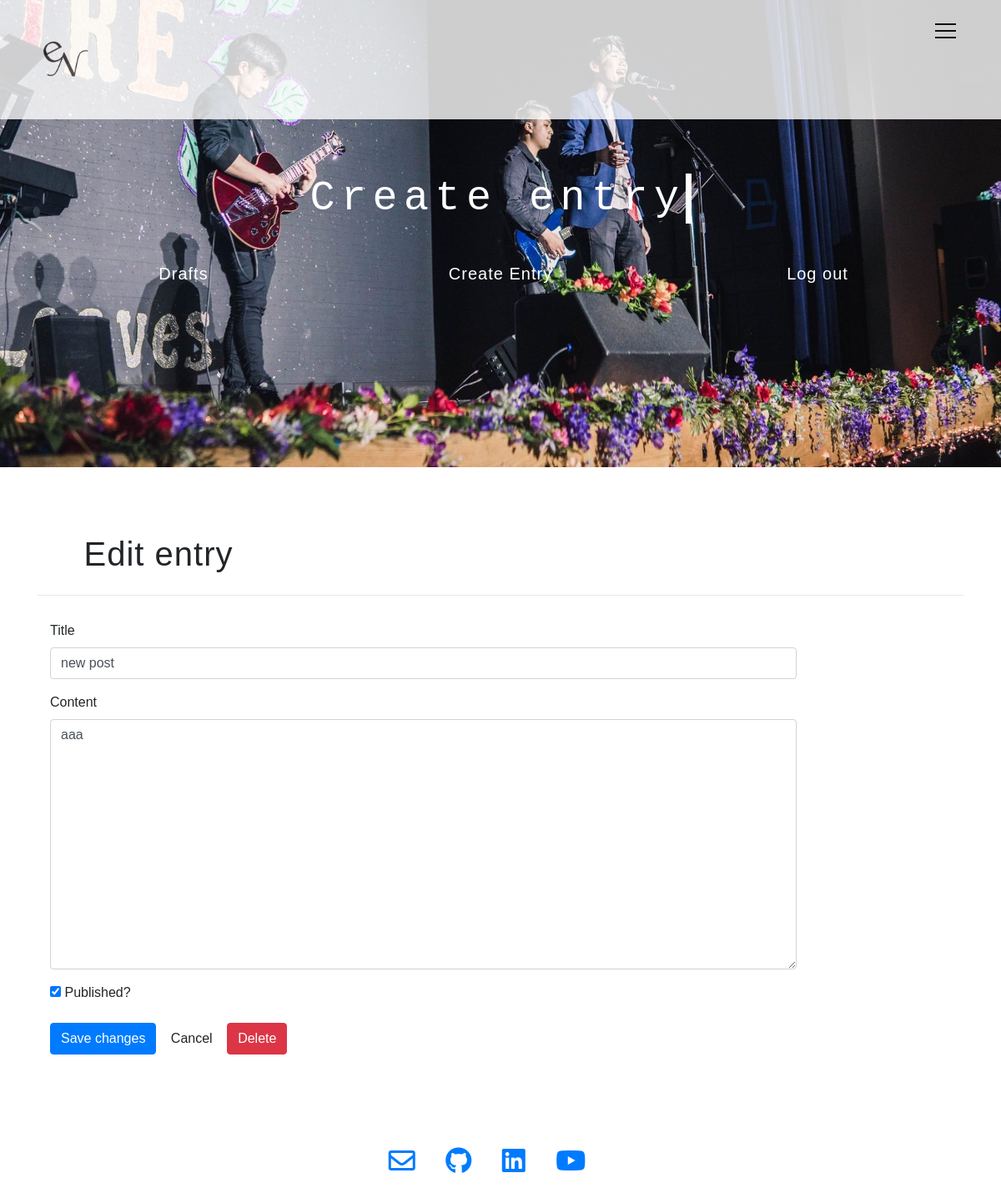
/blog/new-post/edit/ (signed in), run on an earlier commit of the app's database.
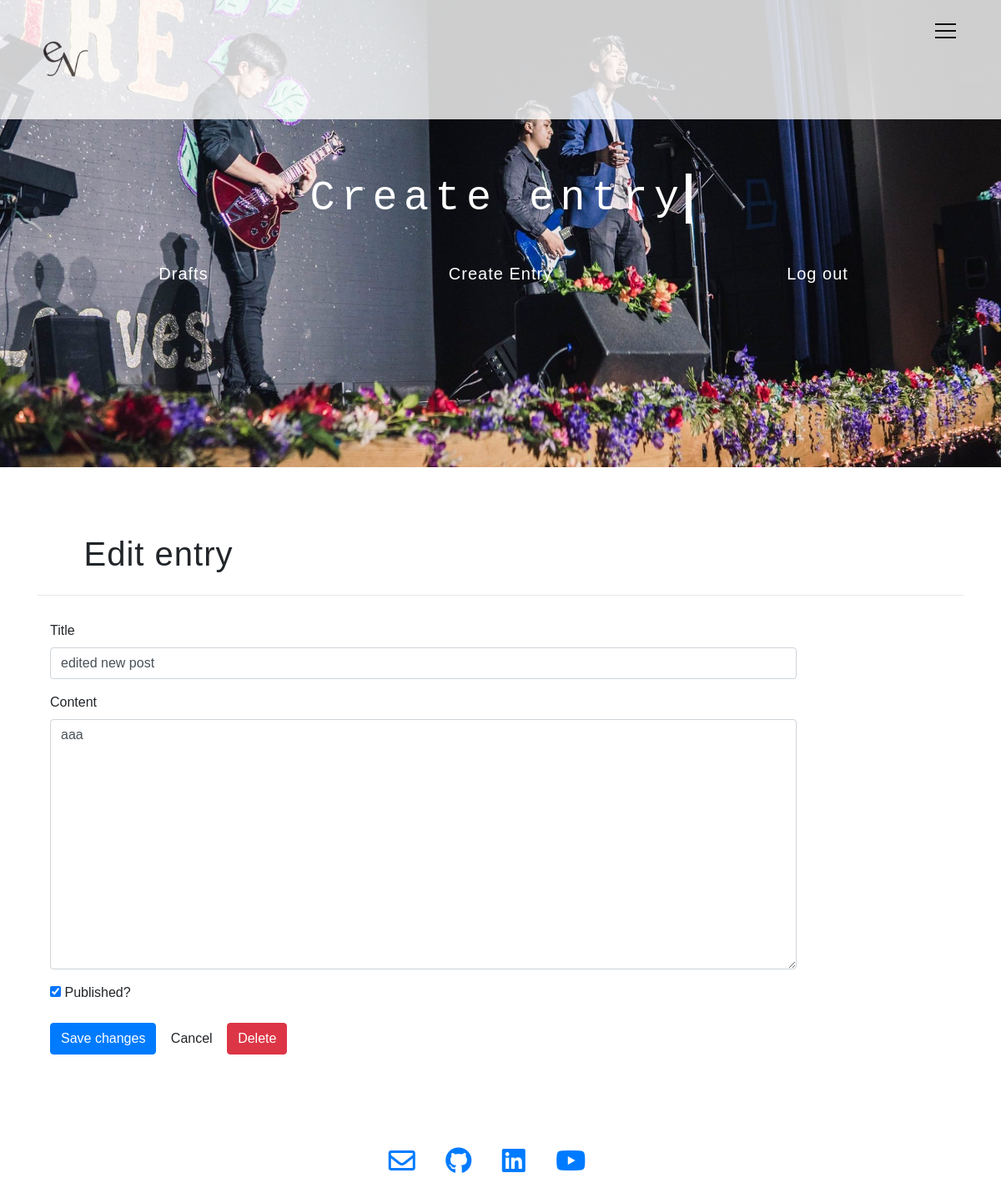
And on a later commit of the database.
### eureyuri.py (models this page shows, shortened)
class Entry(flask_db.Model):
    title = CharField()
    slug = CharField(unique=True)
    content = TextField()
    published = BooleanField(index=True)
    timestamp = DateTimeField(default=datetime.datetime.now, index=True)

### eureyuri.py (the view)
@app.route('/blog/<slug>/edit/', methods=['GET', 'POST'])
@login_required
def edit(slug):
    entry = get_object_or_404(Entry, Entry.slug == slug)
    return _create_or_edit(entry, 'edit.html')

### eureyuri.py (called while the page is built, shortened)
def login_required(fn):
    @functools.wraps(fn)
    def inner(*args, **kwargs):
        if session.get('logged_in'):
            return fn(*args, **kwargs)
        return redirect(url_for('login', next=request.path))
    return inner

def _create_or_edit(entry, template):
    return render_template(template, entry=entry)

### templates/edit.html (shortened to what this page needs)
{% extends "create.html" %}
{% block content_title %}Edit entry{% endblock %}
{% block form_action %}{{ url_for('edit', slug=entry.slug) }}{% endblock %}
{% block save_button %}Save changes{% endblock %}
{% block delete_button %}<button class="btn btn-danger" type="submit">Delete</button>{% endblock %}

### templates/create.html (shortened to what this page needs)
{% extends "base.html" %}
{% block head %}Create entry{% endblock %}
{% block content %}
  <form action="{% block form_action %}{{ url_for('create') }}{% endblock %}" class="form-horizontal" method="post">
    <div class="form-group">
      <label for="title" class="col-sm-2 control-label">Title</label>
      <div class="col-sm-10">
        <input class="form-control" id="title" name="title" type="text" value="{{ entry.title }}">
      </div>
    </div>
    <div class="form-group">
      <label for="Content" class="col-sm-2 control-label">Content</label>
      <div class="col-sm-10">
        <textarea class="form-control" id="content" name="content" style="height: 300px;">{{ entry.content }}</textarea>
      </div>
    </div>
    <div class="form-group">
      <div class="col-sm-offset-2 col-sm-10">
        <div class="checkbox">
          <label>
            <input name="published" type="checkbox" value="y"{% if entry.published %} checked="checked"{% endif %}> Published?
          </label>
        </div>
      </div>
    </div>
    <div class="form-group">
      <div class="col-sm-offset-2 col-sm-10">
        <button class="btn btn-primary" type="submit">{% block save_button %}Create{% endblock %}</button>
        <a class="btn btn-default" href="{{ url_for('index') }}">Cancel</a>
        {% block delete_button %}{% endblock %}
      </div>
    </div>
  </form>
{% endblock %}

What changed in the data, as far as the page shows it:
changed Entry "aaa": title "new post" → "edited new post"
